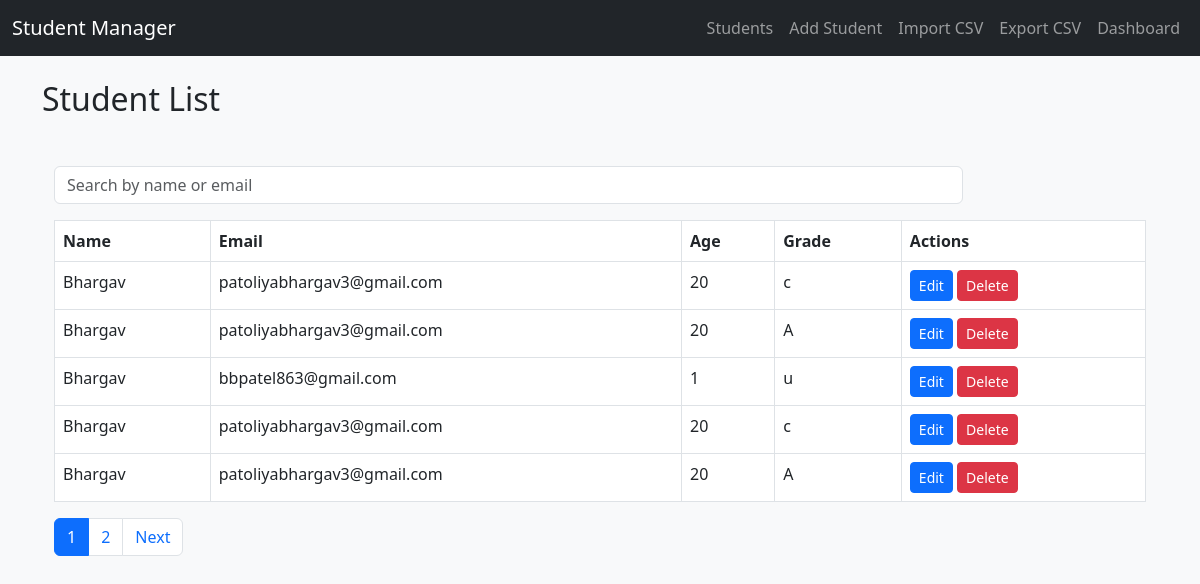
The page / on the database its author committed.
### student_app/models.py (models this page shows, shortened)
class Student(models.Model):
    name = models.CharField(max_length=100)
    age = models.IntegerField()
    email = models.EmailField()
    grade = models.CharField(max_length=2)

### student_app/views.py (the view)
# urls.py: path('', views.student_list, name='student_list'),
def student_list(request):
    query = request.GET.get('search', '')
    students = Student.objects.filter(
        Q(name__icontains=query) | Q(email__icontains=query)
    ) if query else Student.objects.all()
    paginator = Paginator(students, 5)
    page_number = request.GET.get("page")
    page_obj = paginator.get_page(page_number)
    if request.headers.get('HX-Request'):
        return render(request, 'student_table.html', {'page_obj': page_obj})
    return render(request, 'student_list.html', {'page_obj': page_obj, 'query': query})

### student_app/templates/student_list.html (shortened to what this page needs)
{% extends 'base.html' %}
{% block content %}
<h2>Student List</h2>
<!DOCTYPE html>
<html>
<head>
    <link href="https://cdn.jsdelivr.net/npm/bootstrap@5.3.0/dist/css/bootstrap.min.css" rel="stylesheet">
</head>
<body class="bg-light">
    <div class="container mt-5">
        <form method="GET" class="row g-2 mb-3">
            <div class="col-md-10 col-8">
                <input type="text" name="search" class="form-control" placeholder="Search by name or email"
                    value="{{ query }}" hx-get="{% url 'student_list' %}" hx-trigger="keyup changed delay:300ms"
                    hx-target="#student-table" hx-push-url="true">
            </div>
        </form>
        <div id="student-table" class="table-responsive">
            {% include 'student_table.html' %}
        </div>
    </div>
</body>
</html>
{% endblock %}

### student_app/templates/student_table.html (shortened to what this page needs)
<table class="table table-bordered table-hover">
  <thead>
    <tr>
      <th>Name</th>
      <th>Email</th>
      <th>Age</th>
      <th>Grade</th>
      <th>Actions</th>
    </tr>
  </thead>
  <tbody>
    {% for student in page_obj %}
      <tr>
        <td>{{ student.name }}</td>
        <td>{{ student.email }}</td>
        <td>{{student.age}}</td>
        <td>{{student.grade}}</td>
        <td>
          <a href="{% url 'student_update' student.pk %}" class="btn btn-sm btn-primary">Edit</a>
          <a href="{% url 'student_delete' student.pk %}" class="btn btn-sm btn-danger">Delete</a>
        </td>
      </tr>
    {% empty %}
      <tr><td colspan="3">No students found.</td></tr>
    {% endfor %}
  </tbody>
</table>
<nav>
  <ul class="pagination">
    {% for num in page_obj.paginator.page_range %}
      <li class="page-item {% if page_obj.number == num %}active{% endif %}">
        <a class="page-link"
           hx-get="?page={{ num }}&search={{ query }}"
           hx-target="#student-table"
           hx-push-url="true">{{ num }}</a>
      </li>
    {% endfor %}
    {% if page_obj.has_next %}
      <li class="page-item">
        <a class="page-link"
           hx-get="?page={{ page_obj.next_page_number }}&search={{ query }}"
           hx-target="#student-table"
           hx-push-url="true">Next</a>
      </li>
    {% endif %}
  </ul>
</nav>

### rows shown on the page
Student: name "Bhargav", email "patoliyabhargav3@gmail.com", age "20", grade "c"
Student: name "Bhargav", email "patoliyabhargav3@gmail.com", age "20", grade "A"
Student: name "Bhargav", email "bbpatel863@gmail.com", age "1", grade "u"
Student: name "Bhargav", email "patoliyabhargav3@gmail.com", age "20", grade "c"
Student: name "Bhargav", email "patoliyabhargav3@gmail.com", age "20", grade "A"

### other values the page prints
{{ num }} "1" "2"
